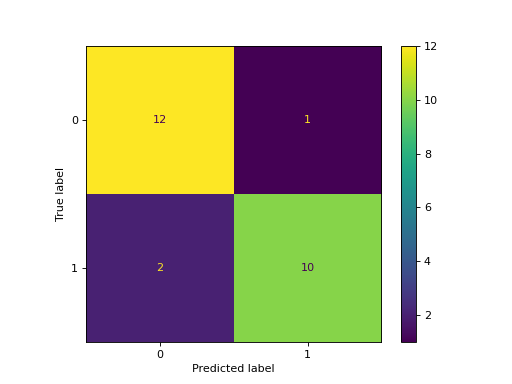

Here is the Python script that generated this plot:
import matplotlib.pyplot as plt
from sklearn.datasets import make_classification
from sklearn.metrics import ConfusionMatrixDisplay
from sklearn.model_selection import train_test_split
from sklearn.svm import SVC
X, y = make_classification(random_state=0)
X_train, X_test, y_train, y_test = train_test_split(
        X, y, random_state=0)
clf = SVC(random_state=0)
clf.fit(X_train, y_train)
# SVC(random_state=0)
ConfusionMatrixDisplay.from_estimator(
    clf, X_test, y_test)
# <...>
plt.show()
